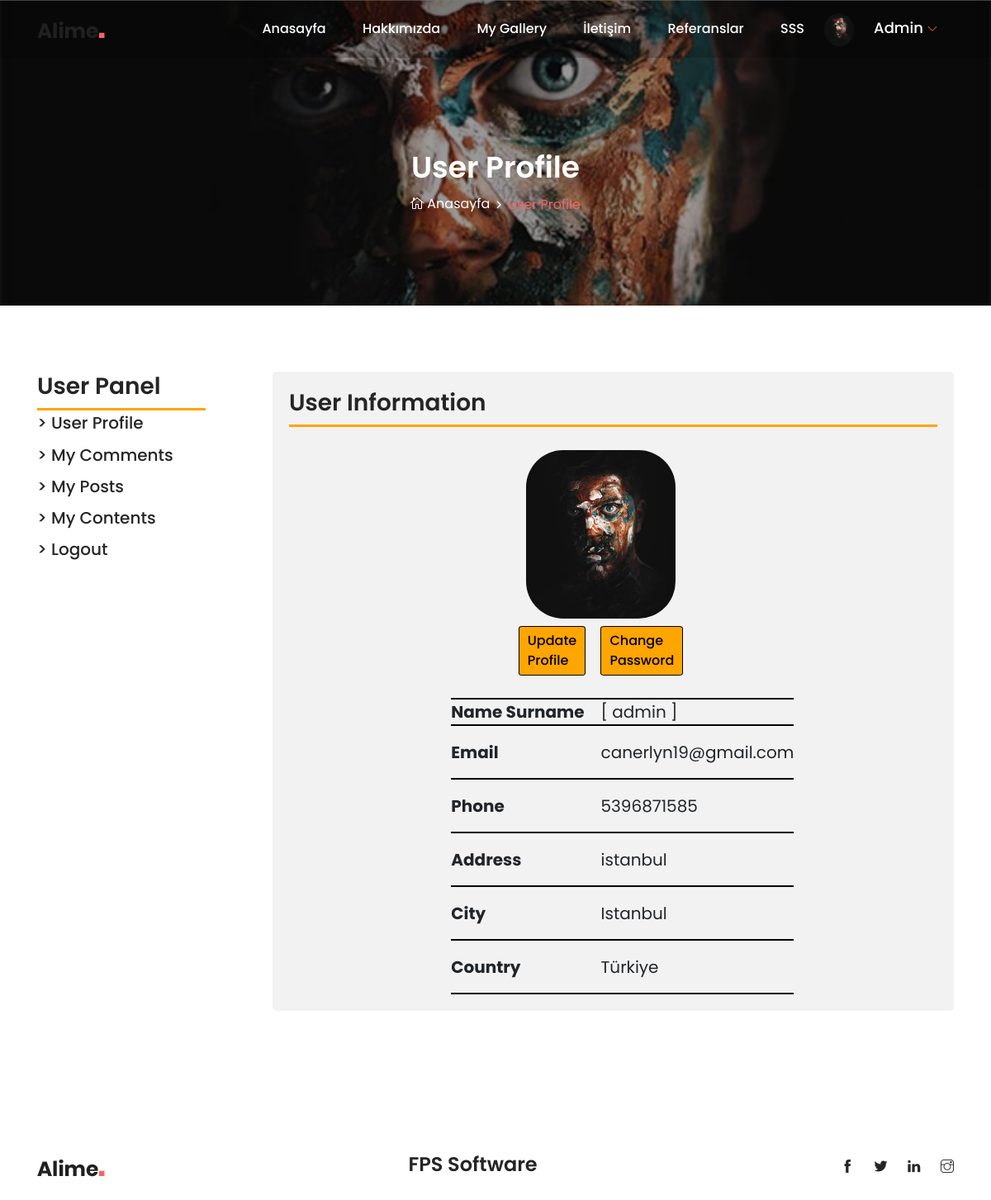
The page /user/ (signed in) on the database its author committed.
### home/models.py (models this page shows, shortened)
class UserProfile(models.Model):
    user = models.OneToOneField(User, on_delete=models.CASCADE)
    phone = models.CharField(blank= True, max_length=20)
    address = models.CharField(blank= True, max_length=20)
    city = models.CharField(blank= True, max_length=20)
    country = models.CharField(blank= True, max_length=20)
    image = models.ImageField(blank= True, upload_to='images/users/')
    def user_name(self):
        return '[ '+self.user.username+' ]' + '  ' + self.user.first_name+ '  '+ self.user.last_name
    def image_tag(self):
        return mark_safe('<img src ="{}" height="50"/>'.format(self.image.url))
    image_tag.short_description = 'Image'

class Setting(models.Model) :
    STATUS = (  # seçim yapılması için
        ('True', 'Evet'),
        ('False','Hayır'),
    )
    title = models.CharField(max_length=150)
    keywords = models.CharField(max_length=255)
    description = models.CharField(max_length=255)
    company = models.CharField(max_length=50)
    address = models.CharField(blank=True,max_length=150)
    phone = models.CharField(blank=True,max_length=15)
    fax = models.CharField(blank=True,max_length=15)
    email = models.CharField(blank=True,max_length=50)
    smtpserver = models.CharField(blank=True,max_length=20)
    smtpemail = models.CharField(blank=True,max_length=20)
    smtppassword = models.CharField(blank=True,max_length=10)
    smtpport = models.CharField(blank=True,max_length=5)
    icon = models.ImageField(blank=True,upload_to='images/') # imageler nereye yüklensin ?
    facebook = models.CharField(max_length=50)
    instagram = models.CharField(max_length=50)
    twitter = models.CharField(max_length=50)
    linkedin = models.CharField(max_length=50)
    aboutus = RichTextUploadingField() # bunu yazmak için ckeditor yükledik ve import ettik.
    contact = RichTextUploadingField()
    references = RichTextUploadingField()
    status = models.CharField(max_length=10,choices=STATUS)
    create_at = models.DateTimeField(auto_now_add=True) # zamanları alıp ne zaman oluşturulduğunu biliyoruz.
    update_at = models.DateTimeField(auto_now=True)

### user/views.py (the view)
# urls.py: path('',views.index,name = 'index'),
def index(request):
    setting = Setting.objects.get(pk=1)
    category = Categories.objects.all()
    current_user = request.user
    profile = UserProfile.objects.get(user_id = current_user.id)
    context = {
        'category' : category,
        'profile' : profile,
        'setting': setting,
        }
    return render(request,'user_profile.html',context)

### user/templates/user_profile.html (shortened to what this page needs)
{%extends "homebase.html" %}
{%load static%}
{%block galery%}
<section class="breadcrumb-area bg-img bg-overlay jarallax mb-150" style=" background-image: url('{{profile.image.url}}')">
    <div class="container h-100">
        <div class="row h-100 align-items-center ">
            <div class="col-12">
                <div class="breadcrumb-content text-center">
                    <h2 class="page-title">User Profile</h2>
                    <nav aria-label="breadcrumb">
                        <ol class="breadcrumb justify-content-center">
                            <li class="breadcrumb-item"><a href="/"><i class="icon_house_alt"></i> Anasayfa</a></li>
                            <li class="breadcrumb-item active" aria-current="page">User Profile</li>
                        </ol>
                    </nav>
                </div>
            </div>
        </div>
    </div>
</section>
<div class="container section-padding-80-0 ">
    <div class="row mb-100">
        <div class ="alime-contact-form col-md-3  mr-10">
            <div class="section-title ">
                <h3 class="title">User Panel </h3>
                <div style="width: 80%; height: 3px; background-color: orange; "></div>
            </div>
            {% include 'user_panel.html'%}
        </div>
        <div class ="col-md-9">
            <div class="about-us-area clearfix mb-50 divv">
                <h3 class="title">User Information  </h3>
                <div style="width: 100%; height: 3px; background-color: orange;  "></div>
                <table cellpadding="2" style="display:inline; margin-left:25%;" >
                    <tr style=" float:left; margin-top:15%; margin-bottom:15%; margin-left:50%;">
                        <td  style="width:100px; height:150px;" >
                            <img style="border-radius: 45px;" src="{{profile.image.url}}"/>
                            <div class="btn-group" >
                                <a href="/user/update" style="margin-right:5%; margin-left:-5%; margin-top:5%;">Update Profile</a>
                                <a href="/user/password" style="margin-left: 5%; margin-top:5%;">Change Password</a>
                            </div>
                        </td>
                    </tr>
                    <tr >
                        <th style="background-color:black; height:2px;"></th>
                        <td style="background-color:black; height:2px;"></td>
                    </tr>
                    <tr style=" font-size:20px;">
                        <th>Name Surname</th>
                        <td>{{profile.user_name}}</td>
                    </tr>
                    <tr>
                        <th style="background-color:black; height:2px; margin-top:5%;"></th>
                        <td style="background-color:black; height:2px; margin-top:5%;"></td>
                    </tr>
                    <tr  style=" font-size:20px;">
                        <th>Email</th>
                        <td>{{profile.user.email}}</td>
                    </tr>
                    <tr>
                        <th style="background-color:black; height:2px; margin-top:5%;"></th>
                        <td style="background-color:black; height:2px; margin-top:5%;"></td>
                    </tr>
                    <tr  style=" font-size:20px;">
                        <th>Phone</th>
                        <td>{{profile.phone}}</td>
                    </tr>
                    <tr>
                        <th style="background-color:black; height:2px; margin-top:5%;"></th>
                        <td style="background-color:black; height:2px; margin-top:5%;"></td>
                    </tr>
                    <tr  style=" font-size:20px;">
                        <th>Address</th>
                        <td>{{profile.address}}</td>
                    </tr>
                    <tr>
                        <th style="background-color:black; height:2px; margin-top:5%;"></th>
                        <td style="background-color:black; height:2px; margin-top:5%;"></td>
                    </tr>
                    <tr  style=" font-size:20px;">
                        <th>City</th>
                        <td>{{profile.city}}</td>
                    </tr>
                    <tr>
                        <th style="background-color:black; height:2px; margin-top:5%;"></th>
                        <td style="background-color:black; height:2px; margin-top:5%;"></td>
                    </tr>
                    <tr  style=" font-size:20px;">
                        <th>Country</th>
                        <td>{{profile.country}}</td>
                    </tr>
                    <tr>
                        <th style="background-color:black; height:2px; margin-top:5%;"></th>
                        <td style="background-color:black; height:2px; margin-top:5%;"></td>
                    </tr>
                </table>
            </div>
        </div>
    </div>
</div>
{%endblock%}

### home/templates/header.html (shortened to what this page needs)
{%load static%}
<header class="header-area">
    <div class="main-header-area">
        <div class="classy-nav-container breakpoint-off">
            <div class="container">
                <nav class="classy-navbar justify-content-between" id="alimeNav">
                    <a class="nav-brand" href="./index.html"><img src="{% static './img/core-img/logo2.png' %}" alt=""></a>
                    <div class="classy-menu">
                        <div class="classynav">
                            <ul id="nav">
                                {% if page == 'home'%}
                                <li class="active"><a href="/">Anasayfa</a></li>
                                {%else%}
                                <li ><a href="/">Anasayfa</a></li>
                                {%endif%}
                                {% if page == 'hakkimizda'%}
                                <li class="active"><a href="/hakkimizda">Hakkımızda</a></li>
                                {%else%}
                                <li ><a href="/hakkimizda">Hakkımızda</a></li>
                                {%endif%}
                                {% if page == 'gallery'%}
                                <li ><a href="/user/myposts">My Gallery</a></li>
                                {%else%}
                                <li ><a href="/user/myposts">My Gallery</a></li>
                                {%endif%}
                                {% if page == 'iletisim'%}
                                <li class="active"><a href="/iletisim">İletişim</a></li>
                                {%else%}
                                <li><a href="/iletisim">İletişim</a></li>
                                {%endif%}
                                {% if page == 'referanslarimiz'%}
                                <li class="active"><a href="/referanslarimiz">Referanslarımız</a></li>
                                {%else%}
                                <li><a href="/referanslarimiz">Referanslar</a></li>
                                {%endif%}
                                {% if page == 'sss'%}
                                <li class="active"><a href="/sss">SSS</a></li>
                                {%else%}
                                <li><a href="/sss">SSS</a></li>
                                {%endif%}
                                <li> <img style="height:40px; width:auto; border-radius:100%;" src="{{profile.image.url}}"></li>
                                <li>
                                    {% if user.id is not None %}
                                    <a style="font-size:18px; color:white;"> {{user.username}}</a>
                                    {% else %}
                                    <a class="ti-user"> My Account</a>
                                    <ul class="dropdown">
                                        <li><a href ="/login/"> Login</a></li>
                                        <li><a href="/signup/"> Create An Account</a></li>
                                    </ul>
                                    {% endif %}
                                </li>
                            </ul>
                        </div>
                    </div>
                </nav>
            </div>
        </div>
    </div>
</header>

### home/templates/footer.html (shortened to what this page needs)
{%load static%}
<footer class="footer-area">
    <div class="container">
        <div class="row">
            <div class="col-12">
                <div class="footer-content d-flex align-items-center justify-content-between">
                    <div class="footer-logo">
                        <a href="#"><img src="{% static 'img/core-img/logo2.png' %}" alt=""></a>
                    </div>
                    <h4> {{setting.company}}   </h4>
                    <div class="social-info">
                        <a href="https://facebook.com/{{setting.facebook}}"><i class="ti-facebook" aria-hidden="true"></i></a>
                        <a href="https://twitter.com/{{setting.twitter}}}"><i class="ti-twitter-alt" aria-hidden="true"></i></a>
                        <a href="https://linkedin.com/{{setting.linkedin}}"><i class="ti-linkedin" aria-hidden="true"></i></a>
                        <a href="https://instagram.com/{{setting.instagram}}"><i class="ti-instagram" aria-hidden="true"></i></a>
                    </div>
                </div>
            </div>
        </div>
    </div>
</footer>
<link rel="stylesheet" href="https://ajax.googleapis.com/ajax/libs/jqueryui/1.11.4/themes/smoothness/jquery-ui.css">

### home/static/style.css (style rules this page uses)
* { margin: 0; padding: 0; }
body { font-family: "Poppins", sans-serif; font-weight: 400; font-size: 16px; position: relative; z-index: auto; }
h1, h2, h3, h4, h5, h6 { font-family: "Poppins", sans-serif; color: #252525; line-height: 1.3; font-weight: 600; }
a, a:active, a:focus, a:hover { color: #252525; text-decoration: none; -webkit-transition-duration: 500ms; -o-transition-duration: 500ms; transition-duration: 500ms; outline: none; font-weight: 500; }
li { list-style: none; }
img { width: 100%; height: auto; }
ul { margin: 0; padding: 0; }
ul li { margin: 0; padding: 0; }
.bg-overlay { position: relative; z-index: 1; }
.bg-overlay::after { position: absolute; content: ""; height: 100%; width: 100%; top: 0; left: 0; z-index: -1; background-color: rgba(0, 0, 0, 0.4); }
.bg-img { background-position: center center !important; background-size: cover !important; background-repeat: no-repeat !important; }
.jarallax { position: relative; z-index: 0; }
.mb-50 { margin-bottom: 50px; }
.mb-100 { margin-bottom: 100px; }
.section-padding-80-0 { padding-top: 80px; padding-bottom: 0; }
.header-area { position: fixed; z-index: 100; width: 100%; -webkit-transition-duration: 500ms; -o-transition-duration: 500ms; transition-duration: 500ms; background-color: transparent; }
.classy-nav-container { background-color: transparent; padding: 0; }
.classy-nav-container .classy-navbar { -webkit-transition-duration: 500ms; -o-transition-duration: 500ms; transition-duration: 500ms; height: 70px; padding: 0; }
.classy-nav-container .classy-navbar .classynav ul li a { font-size: 16px; text-transform: capitalize; color: #ffffff; font-weight: 500; padding: 0 20px; }
.classynav ul li.has-down > a::after, .classynav ul li.has-down.active > a::after, .classynav ul li.megamenu-item > a::after { color: #fc6060; }
.main-header-area { position: relative; z-index: 1; background-color: transparent; -webkit-transition-duration: 500ms; -o-transition-duration: 500ms; transition-duration: 500ms; height: 70px; background-color: rgba(0, 0, 0, 0.2); }
.footer-content { padding: 20px 0; }
.footer-content .social-info a { color: #252525; font-size: 16px; margin-right: 20px; }
.footer-content .social-info a:last-child { margin-right: 0; }
.breadcrumb-area { position: relative; z-index: 1; height: 370px; background-color:#ffffff; }
.breadcrumb-area .page-title { color: #ffffff; font-size: 36px; }
.breadcrumb-content { position: relative; z-index: 1; margin-top: 70px; }
.breadcrumb-content .breadcrumb { padding: 0; background-color: transparent; margin-bottom: 0; }
.breadcrumb-content .breadcrumb .breadcrumb-item { color: #fc6060; font-weight: 400; font-size: 16px; }
.breadcrumb-content .breadcrumb .breadcrumb-item a { font-size: 16px; color: #ffffff; font-weight: 400; }
.breadcrumb-content .breadcrumb .breadcrumb-item + .breadcrumb-item::before { content: '\f105'; color: #ffffff; font-family: "FontAwesome"; }

### home/static/css/default-assets/classy-nav.css (style rules this page uses)
.classy-nav-container { position: relative; z-index: 1; background-color: #ffffff; }
.classy-nav-container * { box-sizing: border-box; }
.classy-nav-container a { -webkit-transition-duration: 500ms; transition-duration: 500ms; text-decoration: none; outline: none; font-size: 14px; color: #232323; display: inline-block; }
.justify-content-between { -webkit-box-pack: justify; -ms-flex-pack: justify; justify-content: space-between; }
.justify-content-center { -webkit-box-pack: center; -ms-flex-pack: center; justify-content: center; }
.classy-navbar { width: 100%; height: 80px; display: -webkit-box; display: -ms-flexbox; display: flex; -webkit-box-align: center; -ms-flex-align: center; -ms-grid-row-align: center; align-items: center; }
.classy-navbar .nav-brand { font-size: 26px; font-weight: 500; color: #232323; display: inline-block; margin-right: 30px; }
.classynav ul li { display: inline-block; clear: both; position: inherit; z-index: 10; }
.classynav ul li.cn-dropdown-item { position: relative; z-index: 10; }
.classynav ul li a { padding: 0 15px; display: block; height: 40px; font-size: 14px; line-height: 39px; }
.classynav ul li.megamenu-item > a:after, .classynav ul li.has-down > a:after { font-family: 'classyfonts'; content: "\e900"; font-size: 12px; color: #000000; padding-left: 5px; -webkit-transition-duration: 500ms; transition-duration: 500ms; }
.breakpoint-off .classynav { display: -webkit-box; display: -ms-flexbox; display: flex; -webkit-box-align: center; -ms-flex-align: center; -ms-grid-row-align: center; align-items: center; }

### rows shown on the page
UserProfile: image (picture), user_name "[ admin ]", user.email "canerlyn19@gmail.com", phone "5396871585", address "istanbul", city "Istanbul", country "Türkiye"
Setting: company "FPS Software"

### other values the page prints
{{ user.username }} "Admin"
